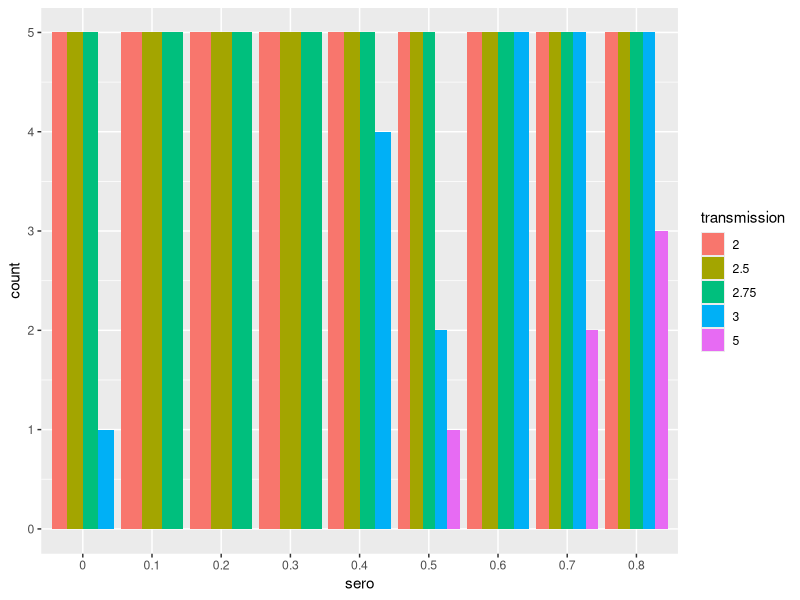
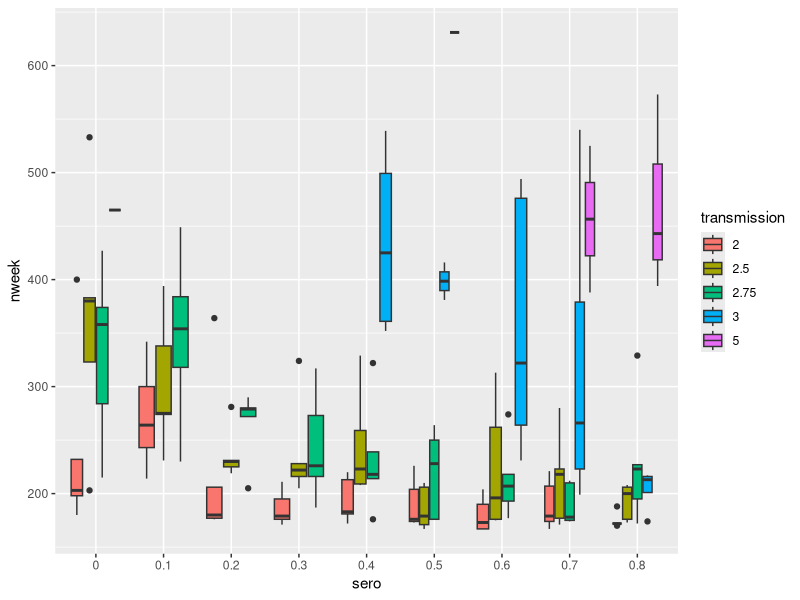
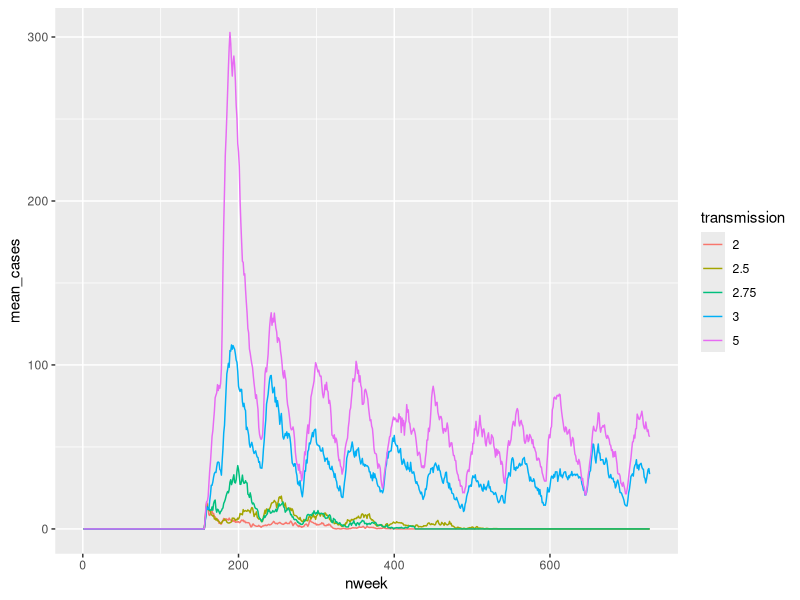
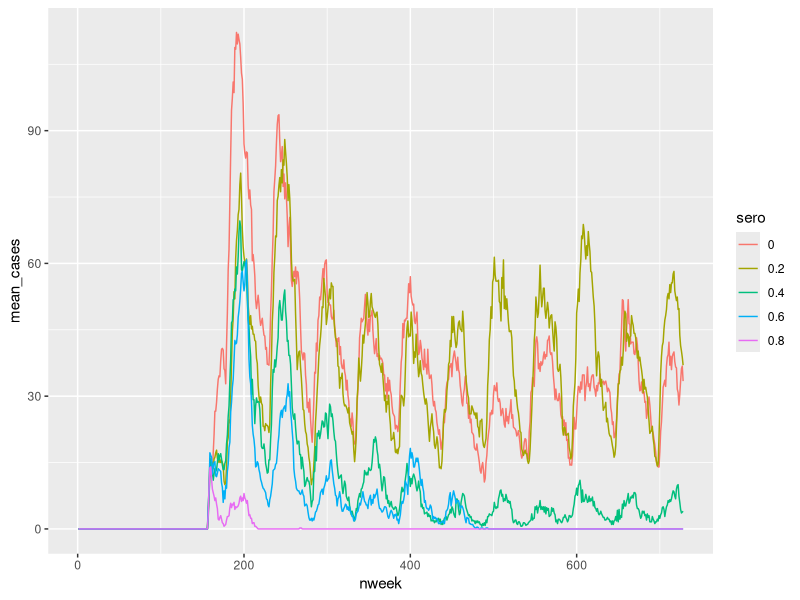
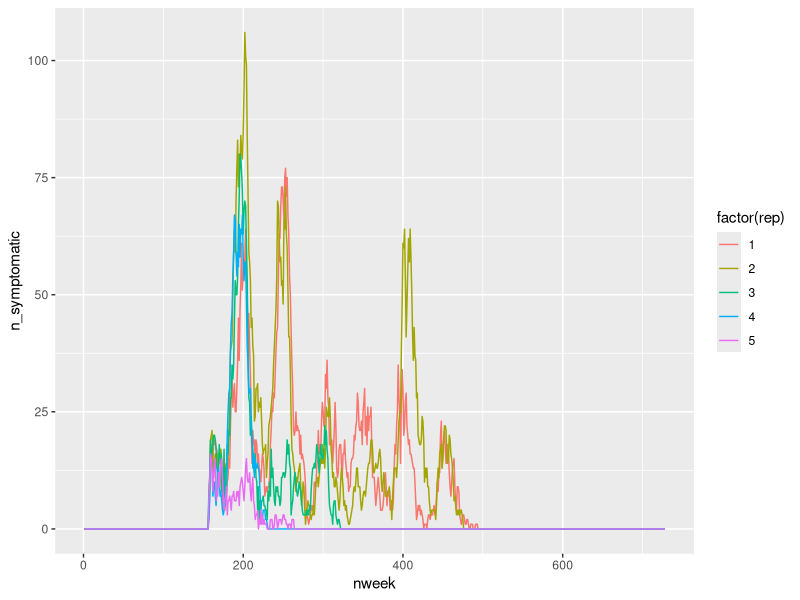
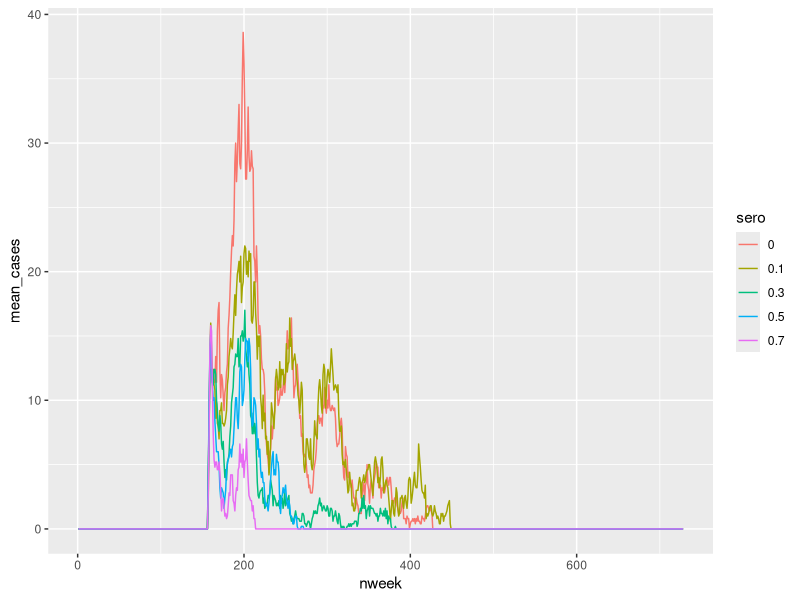
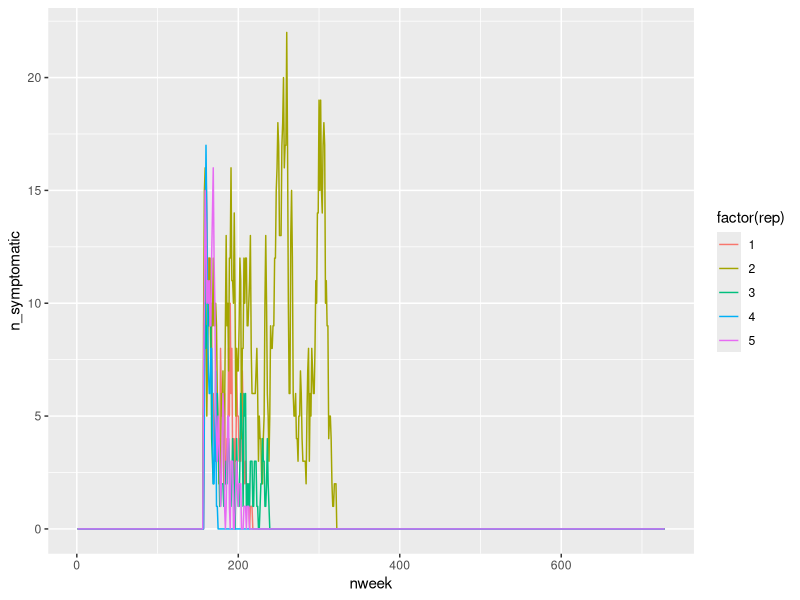
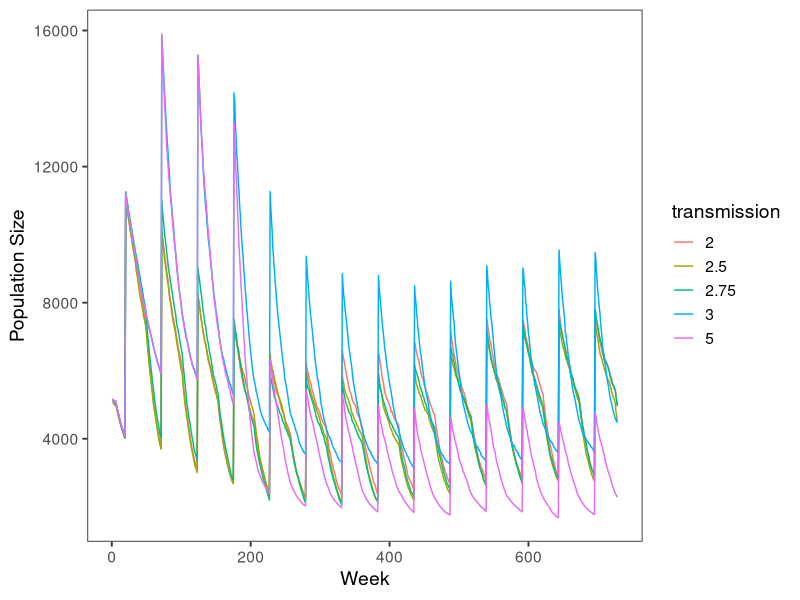

These figures' R source, in order:
library(tidyverse)

trans5 <- read.csv("test_5.csv") %>%
  mutate(transmission=5)

trans3 <- read.csv("test_3.csv") %>%
  mutate(transmission=3)

trans2.5 <- read.csv("test_25.csv") %>%
  mutate(transmission=2.5)

trans2.75 <- read.csv("test_275.csv") %>%
  mutate(transmission=2.75)

trans2 <- read.csv("test_2.csv") %>%
  mutate(transmission=2)

alltest <- rbind(trans5, trans3, trans2.75, trans2.5, trans2) %>%
  mutate(sero=factor(sero), transmission=factor(transmission)) %>%
  mutate(nweek = ((year-1)*52) + week)
# year 4 week 1 = week 157

# eliminated
elim <- alltest %>%
  filter(year >= 4) %>%
  filter(n_infected == 0 & n_symptomatic == 0) %>%
  group_by(sero, transmission) %>%
  select(sero, transmission, rep) %>%
  distinct() %>%
  summarise(count = n())

ggplot(data=elim, aes(x=sero, y=count, fill=transmission))+
  geom_col(position="dodge")

# Weeks to elimination
elim <- alltest %>%
  filter(year >= 4) %>%
  filter(n_infected == 0 & n_symptomatic == 0) %>%
  group_by(sero, transmission, rep) %>%
  filter(nweek == min(nweek))

ggplot(data=elim, aes(x=sero, y=nweek, fill=transmission))+
  geom_boxplot()

# Mean cases per week
perweek <- alltest %>%
  group_by(sero, transmission, nweek) %>%
  summarise(mean_cases = mean(n_symptomatic))

ggplot(data=perweek[perweek$sero==0,], aes(x=nweek, y=mean_cases,
                                           color=transmission))+
  geom_line()

perweek_3 <- alltest %>%
  filter(transmission == 3 & sero %in% c(0, 0.2, 0.4, 0.6, 0.8)) %>%
  group_by(sero, nweek) %>%
  summarise(mean_cases = mean(n_symptomatic))

ggplot(data=perweek_3, aes(x=nweek, y = mean_cases, color=sero))+
  geom_line()

perweek_3_4 <- alltest %>%
  filter(transmission == 3 & sero==0.6)


ggplot(data=perweek_3_4, aes(x=nweek, y = n_symptomatic, 
                             color = factor(rep)))+
  geom_line()


perweek_275 <- alltest %>%
  filter(transmission == 2.75 & sero %in% c(0, 0.1, 0.3, 0.5, 0.7)) %>%
  group_by(sero, nweek) %>%
  summarise(mean_cases = mean(n_symptomatic))

ggplot(data=perweek_275, aes(x=nweek, y = mean_cases, color=sero))+
  geom_line()

perweek_275_4 <- alltest %>%
  filter(transmission == 2.75 & sero==0.4)


ggplot(data=perweek_275_4, aes(x=nweek, y = n_symptomatic, 
                             color = factor(rep)))+
  geom_line()

#Population size
weekpop <- alltest %>%
  group_by(sero, transmission, nweek) %>%
  summarise(mean_pop = mean(total_pop))

ggplot(data=weekpop[weekpop$sero==0,], aes(x=nweek, y=mean_pop,
                                             color=transmission))+
  geom_line()+
  labs(x = "Week", y = "Population Size")+
  theme_bw(base_size=14)+
  theme(panel.grid=element_blank())

ggsave(filename = "testpop.jpeg", width = 8, height = 6,
       units = "in")

# Full sims, 3% transmission & reduced repro -----------
full3 <- read.csv("test_full3.csv") %>%
  mutate(nweek = ((year-1)*52) + week) %>%
  mutate(trans="3%")

full35 <- read.csv("test_full35.csv") %>%
  mutate(nweek = ((year-1)*52) + week) %>%
  mutate(trans="3.5%")

full4 <- read.csv("test_full4.csv") %>%
  mutate(nweek = ((year-1)*52) + week) %>%
  mutate(trans="4%")

all_full <-rbind(full3, full35, full4)

nelim <- all_full %>%
  filter(year >= 4) %>%
  filter(n_infected == 0 & n_symptomatic == 0) %>%
  select(rep, trans) %>%
  distinct() %>%
  group_by(trans) %>%
  summarise(perc.elim = n()/50)

nelim

# weeks to elimination
nweek0 <- all_full %>%
  filter(year >= 4) %>%
  filter(n_infected == 0 & n_symptomatic == 0) %>%
  group_by(rep, trans) %>%
  filter(nweek == min(nweek))

ggplot(data=nweek0, aes(x=factor(trans), y = nweek))+
  geom_boxplot()

# cases per week
cases0 <- all_full %>%
  group_by(nweek, trans) %>%
  summarise(mean_cases = mean(n_symptomatic))

ggplot(data=cases0, aes(x = nweek, y = mean_cases, 
                        color=factor(trans)))+
  geom_line()

# population size
pop0 <- all_full %>%
  group_by(nweek, trans) %>%
  summarise(mean_pop = mean(total_pop))

ggplot(data=pop0, aes(x = nweek, y = mean_pop, color=factor(trans)))+
  geom_line()

